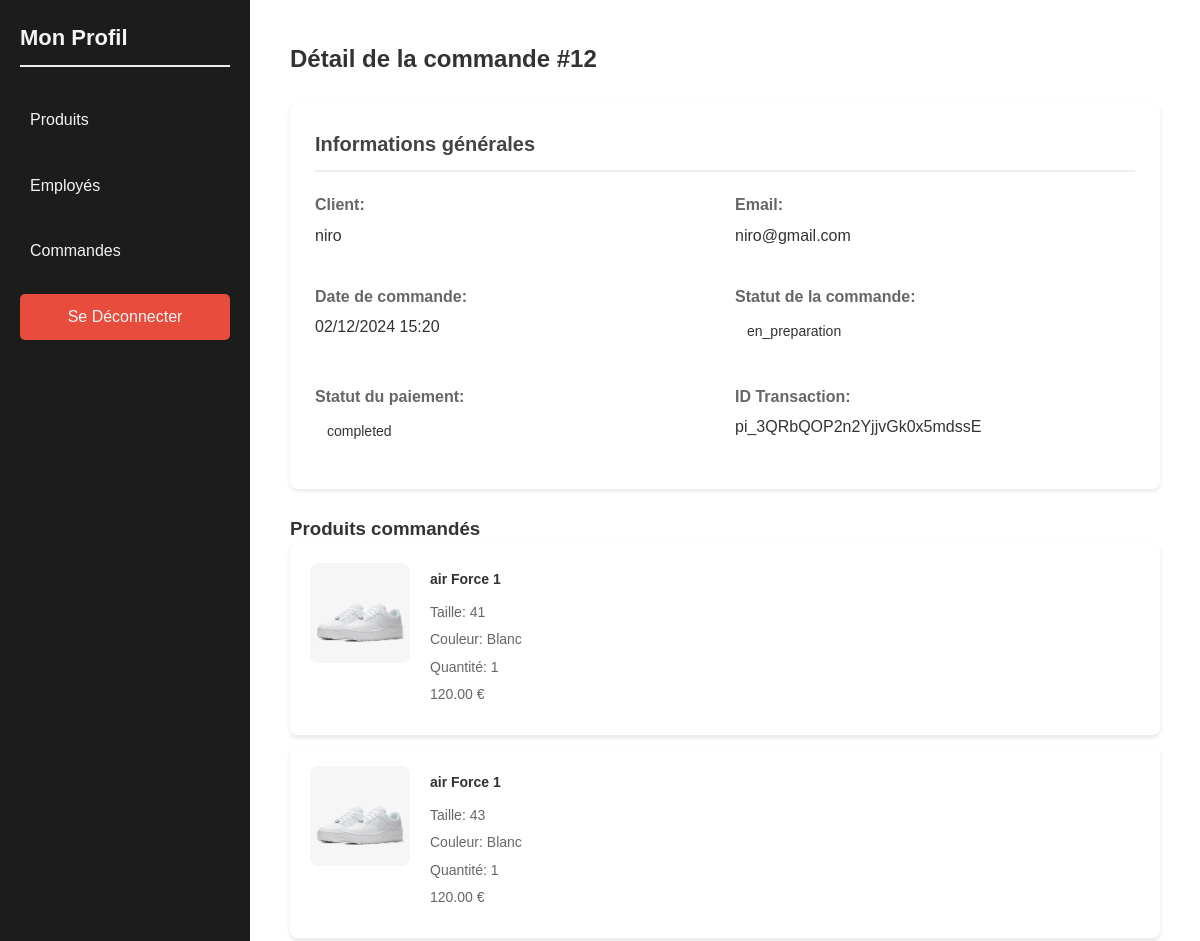
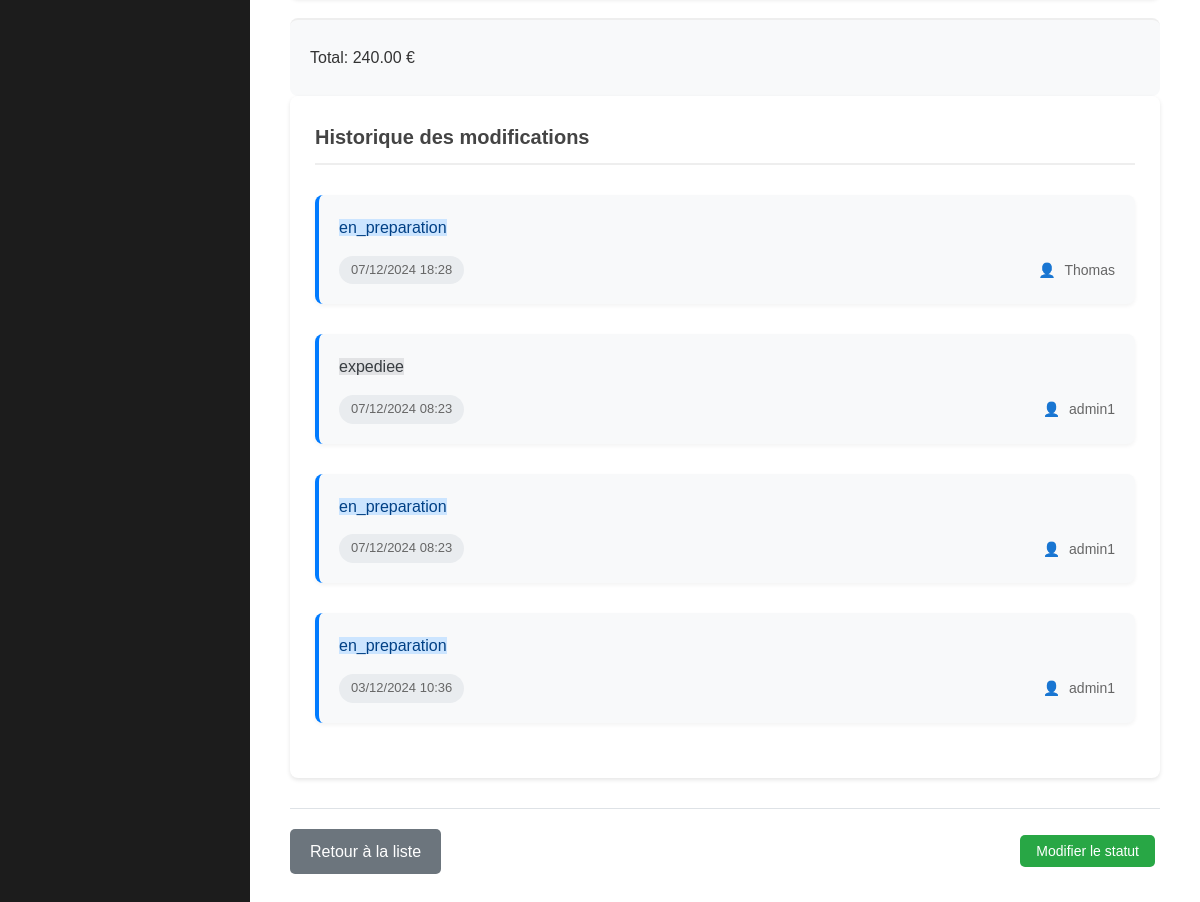
Screenshot of /commande/detailCommande.php?id=12 with the database file from the repository (2 pictures, top to bottom).
### tables this page shows
CREATE TABLE `paiement` (
  `id` int(11) NOT NULL,
  `user_id` int(11) NOT NULL,
  `commande_id` int(11) NOT NULL,
  `mode_paiement` varchar(50) NOT NULL,
  `montant` decimal(10,2) NOT NULL,
  `date_paiement` datetime NOT NULL DEFAULT current_timestamp(),
  `statut_paiement` varchar(50) NOT NULL,
  `transaction_id` varchar(255) NOT NULL
);

CREATE TABLE `user` (
  `id` int(11) NOT NULL,
  `nom` varchar(100) NOT NULL,
  `email` varchar(100) NOT NULL,
  `password` varchar(255) NOT NULL,
  `created_at` timestamp NOT NULL DEFAULT current_timestamp(),
  `role` enum('client','admin','employe') DEFAULT 'client',
  `secret` varchar(32) DEFAULT NULL,
  `reset_token_hash` varchar(64) DEFAULT NULL,
  `reset_token_expires_at` datetime DEFAULT NULL,
  `password_changed` tinyint(1) DEFAULT 0
);

CREATE TABLE `commande` (
  `id` int(11) NOT NULL,
  `user_id` int(11) NOT NULL,
  `montant_total` decimal(10,2) NOT NULL,
  `commandee_le` timestamp NOT NULL DEFAULT current_timestamp(),
  `statut` varchar(50) NOT NULL DEFAULT 'en attente'
);

CREATE TABLE `commande_produits` (
  `id` int(11) NOT NULL,
  `commande_id` int(11) NOT NULL,
  `produit_id` int(11) NOT NULL,
  `taille_id` int(11) NOT NULL,
  `couleur_id` int(11) NOT NULL,
  `quantite` int(11) NOT NULL DEFAULT 1,
  `prix_unitaire` decimal(10,2) NOT NULL
);

CREATE TABLE `produits` (
  `id` int(11) NOT NULL,
  `nom` varchar(50) NOT NULL,
  `categorie_id` int(11) NOT NULL,
  `description` text DEFAULT NULL,
  `prix` decimal(10,2) NOT NULL,
  `image_url` varchar(255) NOT NULL,
  `image_hover_url` varchar(255) NOT NULL,
  `date_sortie` timestamp NOT NULL DEFAULT current_timestamp() ON UPDATE current_timestamp(),
  `quantite` int(11) NOT NULL DEFAULT 0,
  `statut` enum('actif','archive','en_rupture') NOT NULL DEFAULT 'actif'
);

CREATE TABLE `taille` (
  `id` int(11) NOT NULL,
  `valeur` varchar(50) NOT NULL
);

CREATE TABLE `couleur` (
  `id` int(11) NOT NULL,
  `nom` varchar(50) NOT NULL
);

CREATE TABLE `commande_historique` (
  `id` int(11) NOT NULL,
  `commande_id` int(11) NOT NULL,
  `ancien_statut` varchar(50) DEFAULT NULL,
  `status` varchar(50) NOT NULL,
  `modifie_par` int(11) NOT NULL,
  `modifie_le` datetime NOT NULL
);

### commande/gestionCommandes.php (called while the page is built, shortened)
<?php
function getCommandeDetails($commande_id)
{
	$conn = connectsDB();
	$stmt_commande = $conn->prepare("
        SELECT
            c.*,
            u.nom as nom_client,
            u.email as email_client,
            p.statut_paiement,
            p.transaction_id
        FROM commande c
        LEFT JOIN user u ON c.user_id = u.id
        LEFT JOIN paiement p ON c.id = p.commande_id
        WHERE c.id = :commande_id
    ");
	$stmt_commande->execute([':commande_id' => $commande_id]);
	$commande = $stmt_commande->fetch(PDO::FETCH_ASSOC);
	$stmt_produits = $conn->prepare("
        SELECT
            cp.*,
            p.nom as produit_nom,
            p.image_url,
            t.valeur as taille,
            c.nom as couleur
        FROM commande_produits cp
        JOIN produits p ON cp.produit_id = p.id
        JOIN taille t ON cp.taille_id = t.id
        JOIN couleur c ON cp.couleur_id = c.id
        WHERE cp.commande_id = :commande_id
    ");
	$stmt_produits->execute([':commande_id' => $commande_id]);
	$produits = $stmt_produits->fetchAll(PDO::FETCH_ASSOC);
	return [
		'commande' => $commande,
		'produits' => $produits
	];
}
function getCommandeHistorique($commande_id)
{
	$conn = connectsDB();
	$sql = "
        SELECT
            ch.status,
            ch.modifie_le,
            u.nom as modifie_par_nom
        FROM commande_historique ch
        JOIN user u ON ch.modifie_par = u.id
        WHERE ch.commande_id = :commande_id
        ORDER BY ch.modifie_le DESC
    ";
	$stmt = $conn->prepare($sql);
	$stmt->execute([':commande_id' => $commande_id]);
	return $stmt->fetchAll(PDO::FETCH_ASSOC);
}

### commande/detailCommande.php (the view, shortened to what this page needs)
<?php
require_once("gestionCommandes.php");
$commande_id = (int)$_GET['id'];
$details = getCommandeDetails($commande_id);
$historique = getCommandeHistorique($commande_id);
?>
<!DOCTYPE html>
<html lang="fr">
<head>
	<link rel="stylesheet" href="../css/commandes.css">
</head>
<body>
	<div class="container">
		<div class="sidebar">
			<h2>Mon Profil</h2>
			<ul>
				<li><a href="../admin/dashboard.php">Produits</a></li>
				<li><a href="../admin/employe.php">Employés</a></li>
				<li><a href="commandes.php">Commandes</a></li>
				<li><a href="../config/logout.php" class="logout-btn">Se Déconnecter</a></li>
			</ul>
		</div>
		<div class="main-content">
			<div class="commande-detail">
				<h1>Détail de la commande #<?php echo $commande_id; ?></h1>
				<div class="info-section">
					<h2>Informations générales</h2>
					<div class="info-grid">
						<div class="info-item">
							<label>Client:</label>
							<span><?php echo htmlspecialchars($details['commande']['nom_client']); ?></span>
						</div>
						<div class="info-item">
							<label>Email:</label>
							<span><?php echo htmlspecialchars($details['commande']['email_client']); ?></span>
						</div>
						<div class="info-item">
							<label>Date de commande:</label>
							<span><?php echo date('d/m/Y H:i', strtotime($details['commande']['commandee_le'])); ?></span>
						</div>
						<div class="info-item">
							<label>Statut de la commande:</label>
							<span class="statut-badge <?php echo $details['commande']['statut']; ?>">
								<?php echo htmlspecialchars($details['commande']['statut']); ?>
							</span>
						</div>
						<div class="info-item">
							<label>Statut du paiement:</label>
							<span class="statut-badge <?php echo $details['commande']['statut_paiement']; ?>">
								<?php echo htmlspecialchars($details['commande']['statut_paiement']); ?>
							</span>
						</div>
						<?php if ($details['commande']['transaction_id']): ?>
							<div class="info-item">
								<label>ID Transaction:</label>
								<span><?php echo htmlspecialchars($details['commande']['transaction_id']); ?></span>
							</div>
						<?php endif; ?>
					</div>
				</div>
				<div class="product-list">
					<h3>Produits commandés</h3>
					<?php foreach ($details['produits'] as $produit): ?>
						<div class="product-item">
							<img src="../<?php echo htmlspecialchars($produit['image_url']); ?>"
								alt="<?php echo htmlspecialchars($produit['produit_nom']); ?>"
								class="product-image">
							<div class="product-details">
								<h4><?php echo htmlspecialchars($produit['produit_nom']); ?></h4>
								<p>Taille: <?php echo htmlspecialchars($produit['taille']); ?></p>
								<p>Couleur: <?php echo htmlspecialchars($produit['couleur']); ?></p>
								<p>Quantité: <?php echo $produit['quantite']; ?></p>
								<?php
								$conn = connectsDB();
								$stmt = $conn->prepare("SELECT prix FROM produits WHERE id = ?");
								$stmt->execute([$produit['produit_id']]);
								$prix_original = $stmt->fetchColumn();
								if ($prix_original != $produit['prix_unitaire']):
									$reduction = round((($prix_original - $produit['prix_unitaire']) / $prix_original) * 100);
								?>
									<div class="cart-item-price">
										<span class="price-original"><?php echo number_format($prix_original, 2); ?> €</span>
										<span class="price-promo"><?php echo number_format($produit['prix_unitaire'], 2); ?> €</span>
										<span class="reduction-badge">-<?php echo $reduction; ?>%</span>
									</div>
								<?php else: ?>
									<p class="price"><?php echo number_format($produit['prix_unitaire'], 2); ?> €</p>
								<?php endif; ?>
							</div>
						</div>
					<?php endforeach; ?>
					<div class="order-total">
						<p>Total: <?php echo number_format($details['commande']['montant_total'], 2); ?> €</p>
					</div>
				</div>
				<div class="historique-section">
					<h2>Historique des modifications</h2>
					<div class="historique-timeline">
						<?php if (empty($historique)): ?>
							<p class="no-history">Aucun historique disponible pour cette commande</p>
						<?php else: ?>
							<?php foreach ($historique as $entree): ?>
								<div class="timeline-item" data-status="<?php echo htmlspecialchars($entree['status']); ?>">
									<div class="timeline-status">
										<span class="status-badge statut-<?php echo htmlspecialchars($entree['status']); ?>">
											<?php echo htmlspecialchars($entree['status']); ?>
										</span>
									</div>
									<div class="timeline-info">
										<span class="timeline-date">
											<?php echo date('d/m/Y H:i', strtotime($entree['modifie_le'])); ?>
										</span>
										<span class="timeline-user">
											<?php echo htmlspecialchars($entree['modifie_par_nom']); ?>
										</span>
									</div>
								</div>
							<?php endforeach; ?>
						<?php endif; ?>
					</div>
				</div>
				<div class="actions-section">
					<a href="commandes.php" class="btn-back"> Retour à la liste</a>
					<button onclick="updateStatus(<?php echo $commande_id; ?>, '<?php echo $details['commande']['statut']; ?>')"
						class="btn-update">Modifier le statut</button>
				</div>
			</div>
		</div>
	</div>
</body>
</html>

### css/commandes.css (style rules this page uses)
* { margin: 0; padding: 0; box-sizing: border-box; }
body { font-family: 'Arial', sans-serif; background-color: #f4f4f4; color: #333; line-height: 1.6; margin: 0; }
.container { display: flex; min-height: 100vh; width: 100%; }
.sidebar { width: 250px; background-color: #1c1c1c; padding: 20px; color: white; height: 100%; position: fixed; }
.sidebar h2 { margin-bottom: 30px; font-size: 22px; color: #f4f4f4; }
.sidebar ul { list-style: none; padding: 0; }
.sidebar ul li { margin-bottom: 20px; }
.sidebar ul li a { color: #f4f4f4; text-decoration: none; font-size: 16px; padding: 10px; display: block; border-radius: 5px; transition: background-color 0.3s ease; }
.logout-btn { background-color: #e74c3c; color: white; padding: 10px 20px; border-radius: 5px; text-align: center; transition: background-color 0.3s ease; }
.main-content { flex: 1; padding: 40px; margin-left: 250px; background-color: white; }
.commande-detail { background: white; width: 100%; max-width: 100%; margin: 0 auto; }
h1 { font-size: 24px; margin-bottom: 25px; color: #333; }
h2 { font-size: 20px; margin-bottom: 20px; color: #444; border-bottom: 2px solid #eee; padding-bottom: 10px; }
.info-section, .products-section, .historique-section { background: white; border-radius: 8px; padding: 25px; margin-bottom: 25px; box-shadow: 0 2px 4px rgba(0, 0, 0, 0.1); }
.info-grid { display: grid; grid-template-columns: repeat(auto-fit, minmax(300px, 1fr)); gap: 20px; margin-top: 20px; }
.info-item { margin-bottom: 15px; }
.info-item label { display: block; font-weight: 600; margin-bottom: 5px; color: #666; }
.product-image { width: 100px; height: 100px; flex-shrink: 0; }
.product-details, .product-quantity, .product-price, .product-total { margin: 5px 0; font-size: 14px; color: #666; }
.historique-timeline { margin-top: 30px; }
.timeline-item { position: relative; margin-bottom: 30px; padding: 20px; background: #f8f9fa; border-radius: 8px; border-left: 4px solid #007bff; box-shadow: 0 2px 4px rgba(0, 0, 0, 0.05); transition: transform 0.3s ease; }
.timeline-status { margin-bottom: 15px; }
.timeline-info { display: flex; justify-content: space-between; align-items: center; color: #666; font-size: 14px; }
.timeline-date { background: #e9ecef; padding: 4px 12px; border-radius: 15px; font-size: 13px; }
.timeline-user:before { content: '👤'; margin-right: 5px; }
.statut-badge { padding: 6px 12px; border-radius: 20px; font-size: 14px; font-weight: 500; display: inline-block; }
.statut-en_preparation { background: #cce5ff; color: #004085; }
.statut-expediee { background: #e2e3e5; color: #383d41; }
.actions-section { display: flex; justify-content: space-between; align-items: center; margin-top: 30px; padding-top: 20px; border-top: 1px solid #dee2e6; }
.btn-back { background: #6c757d; color: white; text-decoration: none; padding: 10px 20px; border-radius: 5px; transition: all 0.3s ease; }
.btn-update { background: #28a745; color: white; border: none; padding: 10px 20px; border-radius: 5px; cursor: pointer; transition: all 0.3s ease; }
.order-total { margin-top: 30px; padding-top: 20px; border-top: 2px solid #eee; }
.timeline-item { animation: slideIn 0.5s ease-out forwards; }
.btn, .btn-detail, .btn-update, .btn-edit, .btn-delete, .delete-btn, .edit-btn, .detail-btn { display: inline-block; padding: 8px 16px; margin: 0 5px; border-radius: 5px; cursor: pointer; font-size: 14px; text-decoration: none; border: none; transition: all 0.3s ease; text-align: center; }
.btn-update { background-color: #28a745; color: white; }
.product-item { display: flex; padding: 20px; border-bottom: 1px solid #eee; background-color: #fff; margin-bottom: 10px; border-radius: 8px; box-shadow: 0 2px 4px rgba(0,0,0,0.1); }
.product-image { width: 100px; height: 100px; object-fit: cover; border-radius: 8px; margin-right: 20px; }
.product-details { flex: 1; }
.product-details h4 { margin: 0 0 10px 0; color: #333; }
.product-details p { margin: 5px 0; color: #666; }
.order-total { margin-top: 20px; padding: 20px; background-color: #f8f9fa; border-radius: 8px; }
.order-total p { margin: 5px 0; }

### rows the page displays
paiement: user.nom "niro", user.email "niro@gmail.com", commande.commandee_le "02/12/2024 15:20", commande.statut "en_preparation", statut_paiement "completed", transaction "pi_3QRbQOP2n2YjjvGk0x5mdssE", commande.montant_total "240.00"
commande_produits: produit.image_url (picture), produit.nom "air Force 1", taille.valeur "41", couleur.nom "Blanc", quantite "1", prix_unitaire "120.00"
commande_produits: produit.image_url (picture), produit.nom "air Force 1", taille.valeur "43", couleur.nom "Blanc", quantite "1", prix_unitaire "120.00"
commande_historique: status "en_preparation", modifie_le "07/12/2024 18:28", modifie_par.nom "Thomas"
commande_historique: status "expediee", modifie_le "07/12/2024 08:23", modifie_par.nom "admin1"
commande_historique: status "en_preparation", modifie_le "07/12/2024 08:23", modifie_par.nom "admin1"
commande_historique: status "en_preparation", modifie_le "03/12/2024 10:36", modifie_par.nom "admin1"

### other values shown
$commande_id "12"
